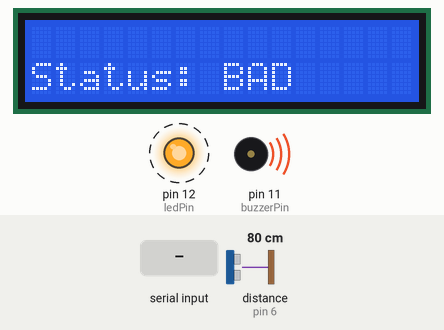
Bench run of a sketch on a simulated Arduino Uno, built with avr-gcc and run on an emulated ATmega328P. Parts: 16×2 character LCD, output pins drawn as LEDs (lit = HIGH), buzzer (waves = sounding, pin HIGH). Wiring (inferred from the names in the program): ultrasonic range finder: trigger pin 7; echo pin 6. Dashed ring = blinking. The test bench sets the inputs (shaded band); at power-on: distance to the obstacle (sensor on pin 6) 80 cm. The echo pulse lasts 58.3 µs per cm; pins used as bus, display or sensor lines are not drawn; what the sketch prints to the serial monitor is not drawn.

Above: at 2.7 s.
At 3.2 s:
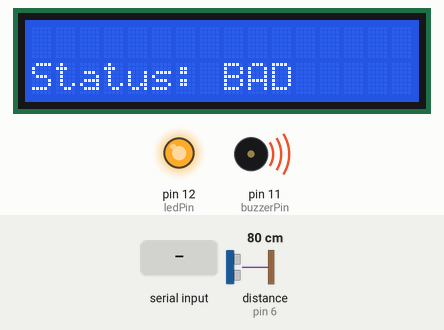
3.3 s: "1\n" received over the second serial link
Timing chart, 0 to 6.3 s (numbered marks = the images above; inputs shaded):
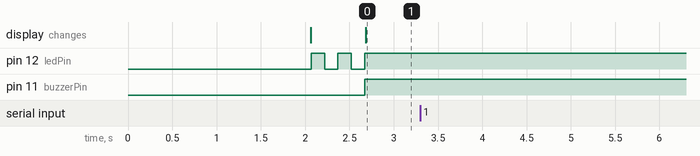

Measured:
- after the input at 3.3 s, every drawn part: stays the same
- by itself, pin 12 (ledPin): alternates HIGH for 0.15 s and LOW for 0.15 s, 5 changes in all, then stays HIGH

The sketch:

Arduino_UNO_Code.ino
```cpp
#include <Arduino.h>
#include <ArduinoJson.h>
#include <SoftwareSerial.h>
#include <LiquidCrystal_I2C.h>
#include <Wire.h>

// Initialize LCD and SoftwareSerial
LiquidCrystal_I2C lcd(0x27, 16, 2);
SoftwareSerial mySerial(2, 3);

// Define sensor pins and other constants
const int trigPin = 7;
const int echoPin = 6;
const int mqPin = A0;
const int ledPin = 12;
const int buzzerPin = 11;
int distance = 0;
int gasValue = 0;
bool oilStatus=false;
bool gasStatus=false;
bool keyPadClicked = true;

void setup() {
    // Initialize serial communication and LCD
    Serial.begin(9600);
    delay(2000);
    Serial.println("Process Started...");
    mySerial.begin(9600);
    lcd.init();
    lcd.backlight();

    // Set pin modes
    pinMode(ledPin, OUTPUT);
    pinMode(buzzerPin, OUTPUT);
    pinMode(trigPin, OUTPUT);
    pinMode(echoPin, INPUT);
    pinMode(mqPin, INPUT);
}

void loop() {
    // Check oil and gas sensor status
    oilStatus = OilSensor();
    gasStatus = GasSensor();
    bool overallStatus = oilStatus && gasStatus;
    if (overallStatus) {
        // If both sensors are okay, display good status
        ledGood();
        buzzerGood();
        lcdGood();
    } else {
        // If any sensor detects a problem, display bad status, sound alarm, and send alert
        ledBad();
        buzzerBad();
        lcdBad();
        sendAlert();
        while(keyPadClicked){
            receiveKeyPad();
            delay(2000);
        }
    }
    // Send sensor data periodically
    sendStoreData();
    delay(3000);
}

// Function to check oil sensor status
bool OilSensor() {
    digitalWrite(trigPin, LOW);
    delayMicroseconds(2);
    digitalWrite(trigPin, HIGH);
    delayMicroseconds(10);
    digitalWrite(trigPin, LOW);
    long duration = pulseIn(echoPin, HIGH);
    distance = duration * 0.034 / 2;
    Serial.print(distance);
    Serial.println(" cm");
    return distance <= 8;
}

// Function to check gas sensor status
bool GasSensor() {
    gasValue = analogRead(mqPin);
    Serial.print(gasValue);
    Serial.println(" units");
    return gasValue <= 1500;
}

// Functions to control LED and buzzer for good and bad status
void ledGood() {
    digitalWrite(ledPin,HIGH);
    delay(750);
    digitalWrite(ledPin,LOW);
    delay(750);
    digitalWrite(ledPin,HIGH);
    delay(750);
    digitalWrite(ledPin,LOW);
    delay(750);
    digitalWrite(ledPin,HIGH);
}

void ledBad() {
    digitalWrite(ledPin,HIGH);
    delay(150);
    digitalWrite(ledPin,LOW);
    delay(150);
    digitalWrite(ledPin,HIGH);
    delay(150);
    digitalWrite(ledPin,LOW);
    delay(150);
    digitalWrite(ledPin,HIGH);
}

void buzzerGood() {
    digitalWrite(buzzerPin,LOW);
}

void buzzerBad() {
    digitalWrite(buzzerPin,HIGH);
}

// Functions to control LCD display for good, bad, and invalid status
void lcdGood() {
    lcd.clear();
    lcd.setCursor(0, 1);
    lcd.print("Status: GOOD");
}

void lcdBad() {
    lcd.clear();
    lcd.setCursor(0, 1);
    lcd.print("Status: BAD");
}

// Function to send sensor data over serial
void sendStoreData() {
    StaticJsonDocument<128> sendData;
    sendData["informationType"] = "data";
    sendData["oil"]["oilValue"] = distance;
    sendData["oil"]["oilStatus"] = oilStatus;
    sendData["gas"]["gasValue"] = gasValue;
    sendData["gas"]["gasStatus"] = gasStatus;
    sendData["timestamp"] = 0;
    String sendJsonString;
    serializeJson(sendData, sendJsonString);
    mySerial.println(sendJsonString);
    Serial.println(sendJsonString);
}

// Function to send alert over serial
void sendAlert() {
  if(OilSensor()){
    mySerial.println("{\"informationType\":\"alert\",\"sectorNo\":1}");
    Serial.println("{\"informationType\":\"alert\",\"sectorNo\":1}");
  }
  else{
    mySerial.println("{\"informationType\":\"alert\",\"sectorNo\":2}");
    Serial.println("{\"informationType\":\"alert\",\"sectorNo\":2}");
  }
}

// Function to receive keypad input over serial
void receiveKeyPad() {
    if (mySerial.available() > 0) {
        StaticJsonDocument<128> receiveData;
        char receiveJsonBuffer[128];
        mySerial.readBytesUntil('\n', receiveJsonBuffer, sizeof(receiveJsonBuffer));
        DeserializationError error = deserializeJson(receiveData, receiveJsonBuffer);
        if (error) {
            Serial.println("Failed to parse JSON...");
            Serial.println(error.c_str());
        }
        Serial.println(receiveJsonBuffer);
        if (strcmp(receiveData["informationType"], "key") == 0) {
            keyPadClicked = false;
        } else {
            keyPadClicked = true;
        }
    }
}
```
